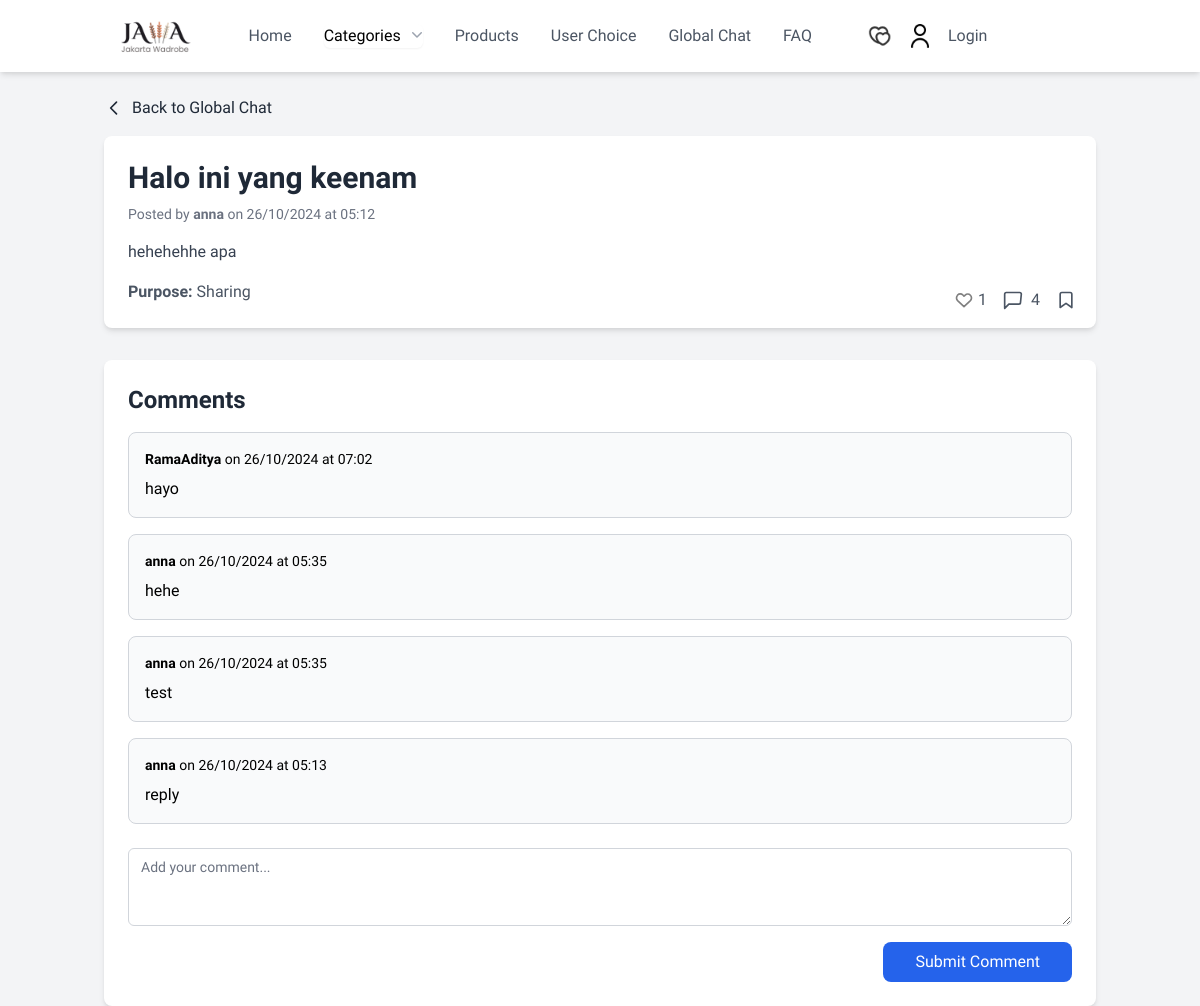
The page /globalChat/forum/10/ on the database its author committed.
### globalChat/models.py (models this page shows, shortened)
class Forum(models.Model):
    TITLE_MAX_LENGTH = 75
    PURPOSE_CHOICES = [
        ('Asking', 'Asking'),
        ('Sharing', 'Sharing'),
        ('Open Discussion', 'Open Discussion'),
        ('Other', 'Other'),
    ]
    title = models.CharField(max_length=TITLE_MAX_LENGTH)
    description = models.TextField()
    purpose = models.CharField(max_length=20, choices=PURPOSE_CHOICES)
    user = models.ForeignKey(User, on_delete=models.CASCADE)  # Connects to the Django User
    posted_time = models.DateTimeField(default=timezone.now)
    likes = models.ManyToManyField(User, related_name='forum_likes', blank=True)
    bookmarks = models.ManyToManyField(User, related_name="bookmarked_forums", blank=True)

class Comment(models.Model):
    forum = models.ForeignKey(Forum, related_name='comments', on_delete=models.CASCADE)
    user = models.ForeignKey(User, on_delete=models.CASCADE, related_name='globalchat_comments')
    text = models.TextField()
    posted_time = models.DateTimeField(default=timezone.now)

### globalChat/views.py (the view)
# urls.py: path('forum/<int:forum_id>/', views.detail_chat, name='detail_chat'),  # Routing untuk detail chat
def detail_chat(request, forum_id):
    forum = get_object_or_404(Forum, id=forum_id)
    comments = Comment.objects.filter(forum=forum).order_by('-posted_time')
    if request.method == 'POST':
        form = CommentForm(request.POST)
        if form.is_valid():
            comment = form.save(commit=False)
            comment.forum = forum
            comment.user = request.user  # Menyimpan user yang berkomentar
            comment.save()
            return redirect('globalChat:detail_chat', forum_id=forum.id)
    else:
        form = CommentForm()
    context = {
        'forum': forum,
        'comments': comments,
        'form': form,
    }
    return render(request, 'detail_chat.html', context)

### globalChat/forms.py
class CommentForm(forms.ModelForm):
    class Meta:
        model = Comment
        fields = ['text']
        widgets = {
            'text': forms.Textarea(attrs={
                'class': 'appearance-none rounded-none relative block w-full px-3 py-2 border border-gray-300 placeholder-gray-500 text-gray-900 rounded-md focus:outline-none focus:ring-blue-500 focus:border-blue-500 sm:text-sm',
                'placeholder': 'Add your comment...',
                'rows': 3,  # mengatur tinggi menjadi lebih kecil
                'cols': 50,  # opsional, untuk mengatur lebar
            }),
        }

### globalChat/templates/detail_chat.html (shortened to what this page needs)
<!DOCTYPE html>
<html lang="en">
<head>
    <link href="https://cdn.jsdelivr.net/npm/tailwindcss@2.2.19/dist/tailwind.min.css" rel="stylesheet">
</head>
<body class="bg-gray-100" style="font-family: 'Urbanist', sans-serif;">
    <div class="fixed top-0 left-0 right-0 z-50 bg-white shadow-md">
        {% include "navbar.html" %}
    </div>
    <div class="container mx-auto mt-24 px-4">
        <a href="{% url 'globalChat:global_chat' %}" class="flex items-center text-gray-800 hover:text-gray-300 mb-4">
            <svg xmlns="http://www.w3.org/2000/svg" class="h-5 w-5 mr-2" fill="none" viewBox="0 0 24 24" stroke="currentColor">
                <path stroke-linecap="round" stroke-linejoin="round" stroke-width="2" d="M15 19l-7-7 7-7" />
            </svg>
            Back to Global Chat
        </a>
        <div class="relative bg-white shadow-md rounded-lg p-6">
            <div class="flex justify-between items-start">
                <div>
                    <h1 class="text-3xl font-bold text-gray-800">{{ forum.title }}</h1>
                    <p class="mt-2 text-sm text-gray-500">Posted by <strong>{{ forum.user }}</strong> on {{ forum.posted_time|date:"d/m/Y"}} at {{ forum.posted_time|time:"H:i" }}</p>
                    <p class="mt-4 text-gray-700">{{ forum.description }}</p>
                    <p class="mt-4 text-gray-600"><strong>Purpose:</strong> {{ forum.purpose }}</p>
                </div>
            </div>
            <div class="absolute bottom-4 right-4 flex space-x-4 text-gray-600">
            <a href="{% url 'globalChat:toggle_like_forum' forum.id %}"
            class="flex items-center {% if request.user in forum.likes.all %}text-red-600{% else %}text-gray-600{% endif %} hover:text-red-600">
                <svg xmlns="http://www.w3.org/2000/svg" class="h-5 w-5 mr-1"
                    fill="{% if request.user in forum.likes.all %}red{% else %}none{% endif %}"
                    viewBox="0 0 24 24"
                    stroke="{% if request.user in forum.likes.all %}red{% else %}gray{% endif %}">
                    <path stroke-linecap="round" stroke-linejoin="round" stroke-width="2"
                        d="M4.318 6.318a4.5 4.5 0 000 6.364L12 20l7.682-7.318a4.5 4.5 0 10-6.364-6.364L12 7.293l-1.318-1.318a4.5 4.5 0 00-6.364 0z" />
                </svg>
                <span>{{ forum.likes.count }}</span>
            </a>
                <a href="#" class="flex items-center">
                    <svg xmlns="http://www.w3.org/2000/svg" class="h-5 w-5 mr-1" viewBox="0 0 24 24" fill="none" stroke="currentColor" stroke-width="2" stroke-linecap="round" stroke-linejoin="round"><path d="M21 15a2 2 0 01-2 2H7l-5 5V5a2 2 0 012-2h16a2 2 0 012 2z"></path></svg>
                    <span class="ml-1">{{ comments.count }}</span>
                </a>
            <a href="{% url 'globalChat:toggle_bookmark' forum.id %}" class="flex items-center {% if request.user in forum.bookmarks.all %}text-blue-600{% else %}text-gray-600{% endif %} hover:text-blue-600">
                <svg xmlns="http://www.w3.org/2000/svg" class="h-5 w-5 mr-1" fill="{% if request.user in forum.bookmarks.all %}blue{% else %}none{% endif %}" viewBox="0 0 24 24" stroke="currentColor">
                    <path stroke-linecap="round" stroke-linejoin="round" stroke-width="2" d="M5 5v16l7-5 7 5V5a2 2 0 00-2-2H7a2 2 0 00-2 2z" />
                </svg>
            </a>
            </div>
        </div>
        <div class="mt-8 bg-white shadow-md rounded-lg p-6">
            <h2 class="text-2xl font-semibold text-gray-800">Comments</h2>
            <div class="mt-4 space-y-4">
                {% if comments %}
                    {% for comment in comments %}
                    <div class="bg-gray-50 p-4 rounded-lg border border-gray-300 relative">
                        <p class="text-sm text-black">
                            <strong>{{ comment.user }}</strong> on {{ comment.posted_time|date:"d/m/Y" }} at {{ comment.posted_time|time:"H:i" }}
                        </p>
                        <p class="mt-2 text-black">{{ comment.text }}</p>
                    </div>
                    {% endfor %}
                {% else %}
                    <p class="text-gray-600">No comments yet. Be the first to leave a comment!</p>
                {% endif %}
            </div>
            <form action="{% url 'globalChat:detail_chat' forum.id %}" method="POST" class="mt-6">
                {{ form.text }}
                <div class="flex justify-end">
                    <button type="submit" class="bg-blue-600 text-white px-8 py-2 mt-4 rounded-lg hover:bg-blue-500">
                        Submit Comment
                    </button>
                </div>
            </form>
        </div>
</body>
</html>

### rows shown on the page
Forum: title "Halo ini yang keenam", user "anna", posted_time "26/10/2024", posted_time "05:12", description "hehehehhe apa", purpose "Sharing", likes.count "1"
Comment: user "RamaAditya", posted_time "26/10/2024", posted_time "07:02", text "hayo"
Comment: user "anna", posted_time "26/10/2024", posted_time "05:35", text "hehe"
Comment: user "anna", posted_time "26/10/2024", posted_time "05:35", text "test"
Comment: user "anna", posted_time "26/10/2024", posted_time "05:13", text "reply"

### other values the page prints
{{ comments.count }} "4"
